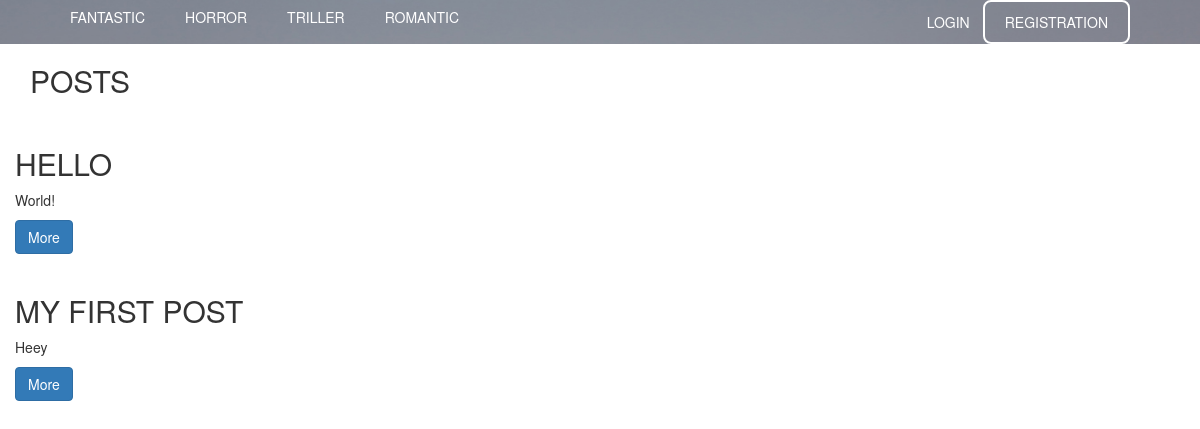
The app's page /author/1, older data.
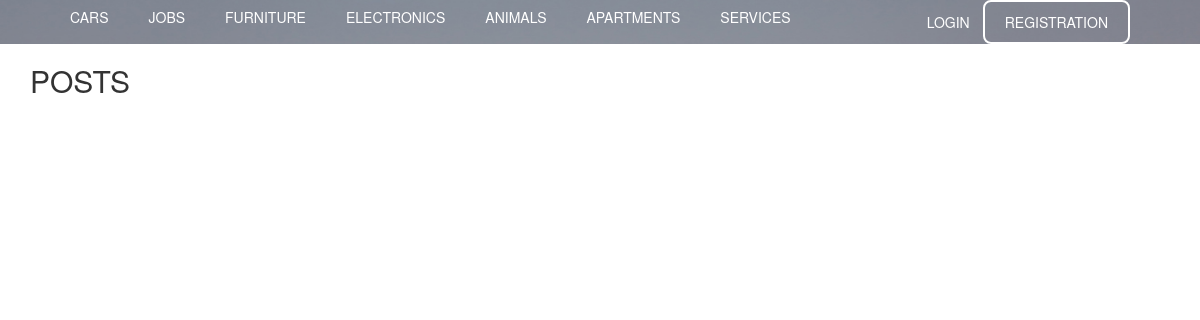
The same page, newer data.
### blog/models.py (models this page shows, shortened)
class Category(models.Model):
    title = models.CharField(max_length=255, verbose_name='Title')

class Post(models.Model):
    title = models.CharField(max_length=255, verbose_name='Title')
    text = models.TextField(verbose_name='Text')
    created_at = models.DateTimeField(auto_now_add=True)
    category = models.ForeignKey(to='Category', on_delete=models.CASCADE, verbose_name='Category')
    author = models.ForeignKey(to='Author', on_delete=models.CASCADE, verbose_name='Author', null=True)

### blog/views.py (the view)
# urls.py: path('author/<int:pk>', author, name='author'),
def author(request, pk):
    categories = Category.objects.all()
    authors = Author.objects.all()
    users = User.objects.all()
    user_list = []
    for i in users:
        comment = Comment.objects.filter(users_id=i.id)
        if comment:
            user_list.append(i.id)
    us = users.filter(id__in=user_list)
    posts = Post.objects.filter(author_id=pk)
    params = {'posts': posts}
    return render(request, 'author.html', locals())

### templates/author.html
{% extends 'base.html' %}
{% block content %}
<div class="container px-4 py-5" id="hanging-icons">
    <h2 class="pb-2 border-bottom">Posts</h2>
    <div class="row g-4 py-5 row-cols-1 row-cols-lg-3">
        {% for i in posts %}
            <div class="col d-flex align-items-start">
                <div class="icon-square bg-light text-dark flex-shrink-0 me-3">
                    <svg class="bi" width="1em" height="1em">
                        <use xlink:href="#toggles2"></use>
                    </svg>
                </div>
                <div>
                    <h2>{{ i.title }}</h2>
                    <p>{{ i.text }}</p>
                    <a href="#" class="btn btn-primary">
                        More
                    </a>
                </div>
            </div>
        {% endfor %}
    </div>
</div>
{% endblock %}

### templates/base.html (shortened to what this page needs)
<!DOCTYPE html>
<html lang="en">
<head>
    <link rel="stylesheet" href="../static/css/main.css">
    <link href="//maxcdn.bootstrapcdn.com/bootstrap/3.3.0/css/bootstrap.min.css" rel="stylesheet" id="bootstrap-css">
    <link rel="stylesheet" href="../static/css/autho.css">
    <link rel="stylesheet" href="//maxcdn.bootstrapcdn.com/font-awesome/4.3.0/css/font-awesome.min.css">
</head>
<body>
<header id="header" class="header">
    <div class="container">
        <div class="nav">
            <ul class="menu">
                {% for i in categories %}
                    <li class="nav">
                        <a href="{% url 'category' pk=i.id %}">
                            {{ i.title }}
                        </a>
                    </li>
                {% endfor %}
            </ul>
            <div class="authorization">
                <button type=button class="btn">
                    <a href="{% url 'login' %}" class="login">
                        Login
                    </a>
                </button>
                <button type=button class="btn-pass">
                    <a href="{% url 'registration' %}" class="password">
                        Registration
                    </a>
                </button>
            </div>
        </div>
    </div>
</header>
{% block content %}
{% endblock %}
</body>
</html>

### static/css/main.css (style rules this page uses)
body { padding: 0; margin: 0; font-family: 'Alata', sans-serif; color: black; font-size: 16px; }
h1, h2, h3, h4, h5, h6 { padding: 0; margin: 0; text-transform: uppercase; }
ul, li { display: block; }
.header { background: url("../img/main.jpg") no-repeat center top / cover; }
.container { width: 1366px; margin: 0 auto; }
.menu li a { text-transform: uppercase; text-decoration: none; font-size: 14px; }
.header a { color: #fff; }
.menu { display: flex; }
.menu li { margin-right: 40px; }
button { margin-right: 20px; background-color: Transparent; border: 2px solid white; border-radius: 8px; text-transform: uppercase; text-decoration: none; padding: 10px 20px; text-align: center; font-size: 14px; -webkit-transition-duration: 0.3s; transition-duration: 0.3s; cursor: pointer; }
.nav { display: flex; align-items: center; }
.authorization { margin-left: auto; display: flex; }
.btn-pass { margin-right: 40px; }
.authorization button { text-transform: uppercase; text-decoration: none; }

Row changes from the older to the newer data that the page shows:
removed Category: title "FANTASTIC"
removed Category: title "HORROR"
removed Category: title "TRILLER"
removed Category: title "ROMANTIC"
removed Post: title "HELLO", text "World!"
removed Post: title "MY FIRST POST", text "Heey"
added Category: title "CARS"
added Category: title "JOBS"
added Category: title "FURNITURE"
added Category: title "ELECTRONICS"
added Category: title "ANIMALS"
added Category: title "APARTMENTS"
added Category: title "SERVICES"
